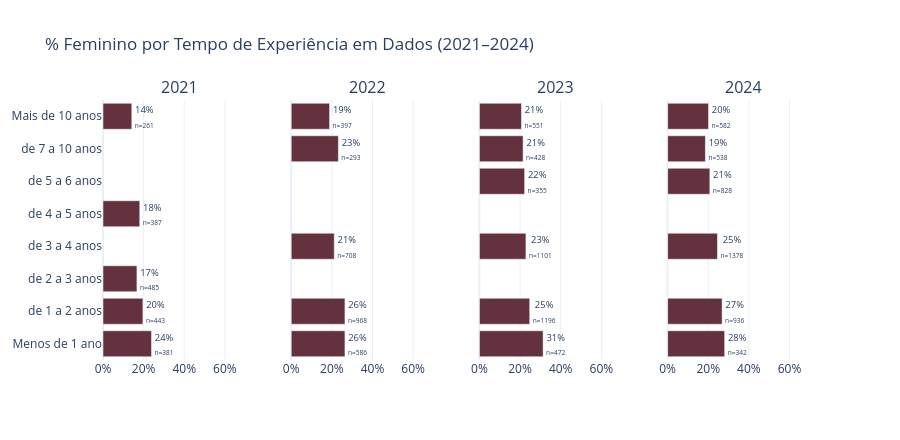

Notebook source saved alongside this figure:
### Markdown cell above
### 2.7 — Experiência na área de dados por gênero

### Code cell
TEMPO_ORDEM = [
    'Menos de 1 ano',
    'de 1 a 2 anos',
    'de 2 a 3 anos',
    'de 3 a 4 anos',
    'de 4 a 5 anos',
    'de 5 a 6 anos',
    'de 6 a 7 anos',
    'de 7 a 10 anos',
    'Mais de 10 anos',
]

# Filtra apenas categorias presentes nos dados (mantém a ordem definida acima)
tempo_valido = [t for t in TEMPO_ORDEM if t in df['tempo_area_dados'].dropna().unique()]

fig = subplots_pct_fem(
    df[df['tempo_area_dados'].isin(tempo_valido)],
    'tempo_area_dados',
    tempo_valido,
    '% Feminino por Tempo de Experiência em Dados (2021–2024)',
    height=440,
)
fig.show()
#fig.write_image('figures/2_7_experiencia_genero.png')

### Figure 1 — Plotly figure (JSON) as saved in the notebook; plotly's stock layout.template omitted (floating-point values rounded to 4 significant figures)
{"data": [{"marker": {"color": "#64313E"}, "orientation": "h", "showlegend": false, "text": ["24%<br><sub>n=381</sub>", "20%<br><sub>n=443</sub>", "17%<br><sub>n=485</sub>", "", "18%<br><sub>n=387</sub>", "", "", "14%<br><sub>n=261</sub>"], "textposition": "outside", "type": "bar", "x": [23.88, 19.64, 16.7, null, 18.09, null, null, 14.18], "xaxis": "x", "y": ["Menos de 1 ano", "de 1 a 2 anos", "de 2 a 3 anos", "de 3 a 4 anos", "de 4 a 5 anos", "de 5 a 6 anos", "de 7 a 10 anos", "Mais de 10 anos"], "yaxis": "y"}, {"marker": {"color": "#64313E"}, "orientation": "h", "showlegend": false, "text": ["26%<br><sub>n=586</sub>", "26%<br><sub>n=968</sub>", "", "21%<br><sub>n=708</sub>", "", "", "23%<br><sub>n=293</sub>", "19%<br><sub>n=397</sub>"], "textposition": "outside", "type": "bar", "x": [26.45, 26.45, null, 21.19, null, null, 23.21, 18.89], "xaxis": "x2", "y": ["Menos de 1 ano", "de 1 a 2 anos", "de 2 a 3 anos", "de 3 a 4 anos", "de 4 a 5 anos", "de 5 a 6 anos", "de 7 a 10 anos", "Mais de 10 anos"], "yaxis": "y2"}, {"marker": {"color": "#64313E"}, "orientation": "h", "showlegend": false, "text": ["31%<br><sub>n=472</sub>", "25%<br><sub>n=1196</sub>", "", "23%<br><sub>n=1101</sub>", "", "22%<br><sub>n=355</sub>", "21%<br><sub>n=428</sub>", "21%<br><sub>n=551</sub>"], "textposition": "outside", "type": "bar", "x": [31.36, 24.75, null, 22.89, null, 22.25, 21.5, 20.69], "xaxis": "x3", "y": ["Menos de 1 ano", "de 1 a 2 anos", "de 2 a 3 anos", "de 3 a 4 anos", "de 4 a 5 anos", "de 5 a 6 anos", "de 7 a 10 anos", "Mais de 10 anos"], "yaxis": "y3"}, {"marker": {"color": "#64313E"}, "orientation": "h", "showlegend": false, "text": ["28%<br><sub>n=342</sub>", "27%<br><sub>n=936</sub>", "", "25%<br><sub>n=1378</sub>", "", "21%<br><sub>n=828</sub>", "19%<br><sub>n=538</sub>", "20%<br><sub>n=582</sub>"], "textposition": "outside", "type": "bar", "x": [28.07, 26.82, null, 24.53, null, 20.77, 18.59, 20.1], "xaxis": "x4", "y": ["Menos de 1 ano", "de 1 a 2 anos", "de 2 a 3 anos", "de 3 a 4 anos", "de 4 a 5 anos", "de 5 a 6 anos", "de 7 a 10 anos", "Mais de 10 anos"], "yaxis": "y4"}], "layout": {"annotations": [{"font": {"size": 16}, "showarrow": false, "text": "2021", "x": 0.1062, "xanchor": "center", "xref": "paper", "y": 1, "yanchor": "bottom", "yref": "paper"}, {"font": {"size": 16}, "showarrow": false, "text": "2022", "x": 0.3688, "xanchor": "center", "xref": "paper", "y": 1, "yanchor": "bottom", "yref": "paper"}, {"font": {"size": 16}, "showarrow": false, "text": "2023", "x": 0.6313, "xanchor": "center", "xref": "paper", "y": 1, "yanchor": "bottom", "yref": "paper"}, {"font": {"size": 16}, "showarrow": false, "text": "2024", "x": 0.8938, "xanchor": "center", "xref": "paper", "y": 1, "yanchor": "bottom", "yref": "paper"}], "height": 440, "legend": {"orientation": "h", "x": 1, "xanchor": "right", "y": 1.02}, "title": {"text": "% Feminino por Tempo de Experiência em Dados (2021–2024)"}, "xaxis": {"anchor": "y", "domain": [0, 0.2125], "range": [0, 75], "ticksuffix": "%"}, "xaxis2": {"anchor": "y2", "domain": [0.2625, 0.475], "range": [0, 75], "ticksuffix": "%"}, "xaxis3": {"anchor": "y3", "domain": [0.525, 0.7375], "range": [0, 75], "ticksuffix": "%"}, "xaxis4": {"anchor": "y4", "domain": [0.7875, 1], "range": [0, 75], "ticksuffix": "%"}, "yaxis": {"anchor": "x", "domain": [0, 1]}, "yaxis2": {"anchor": "x2", "domain": [0, 1], "matches": "y", "showticklabels": false}, "yaxis3": {"anchor": "x3", "domain": [0, 1], "matches": "y", "showticklabels": false}, "yaxis4": {"anchor": "x4", "domain": [0, 1], "matches": "y", "showticklabels": false}}}
